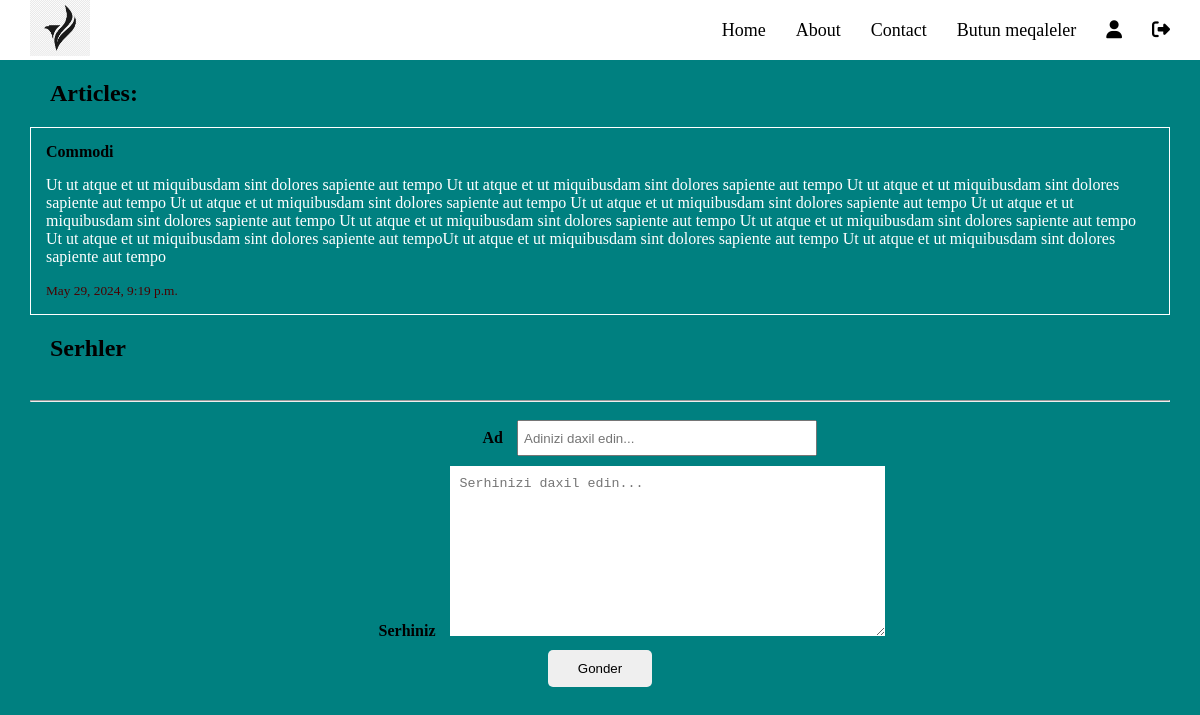
The app's page /article-detail/2 (signed in), older data.
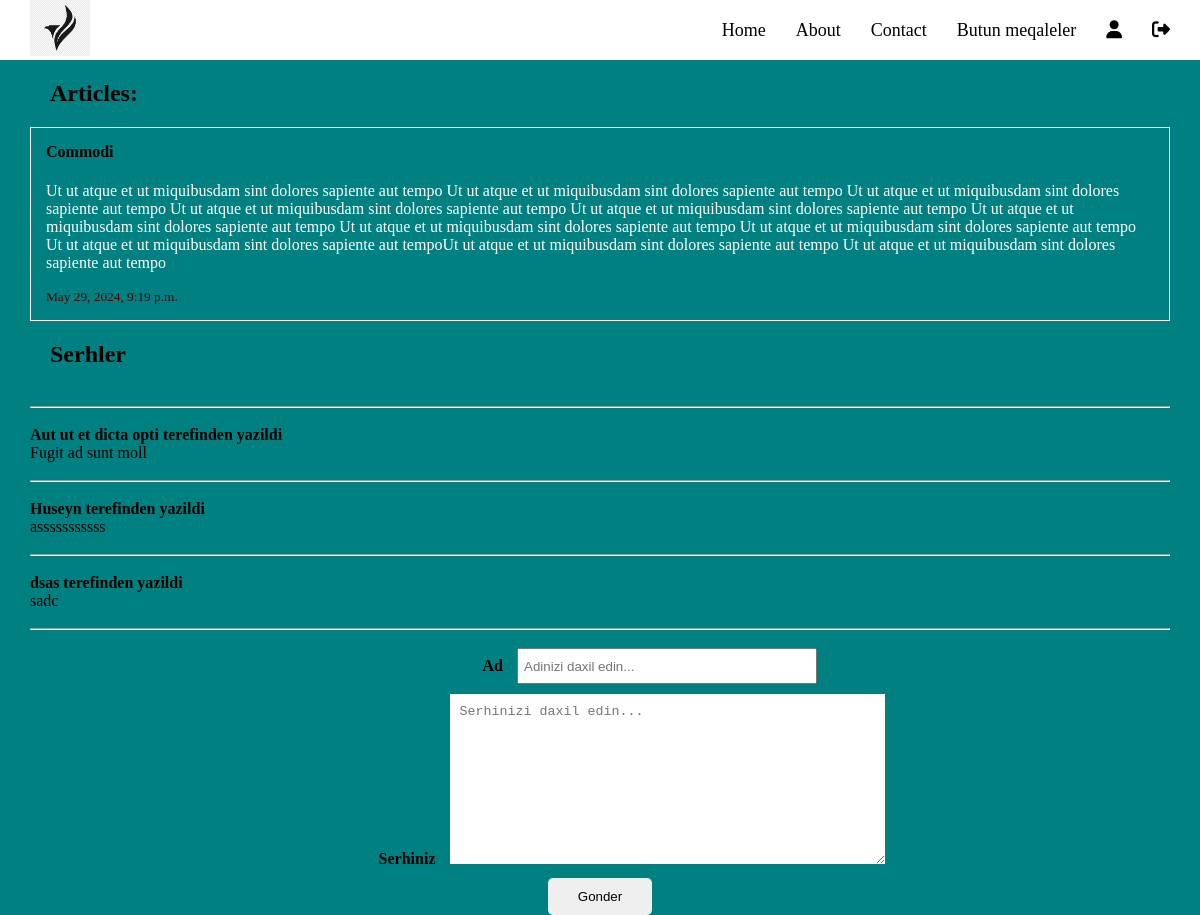
The same page, newer data.
### article/models.py (models this page shows, shortened)
class Article(models.Model):
    author = models.ForeignKey("auth.User", on_delete = models.CASCADE, verbose_name="Yazar")
    title = models.CharField(max_length=50, verbose_name="Basliq")
    content = RichTextUploadingField(verbose_name="Mezmun")
    created_date = models.DateTimeField(auto_now_add=True)
    image = models.FileField(upload_to="Article Image",blank=True, null=True, verbose_name="Sekil")

class Comment(models.Model):
    article = models.ForeignKey(Article, on_delete=models.CASCADE, verbose_name="Meqale", related_name="comments")
    comment_author = models.CharField(max_length=75, verbose_name="Ad")
    comment_content = models.TextField(verbose_name="Comment mezmunu")
    comment_date = models.DateTimeField(auto_now_add=True)

### article/views.py (the view)
# urls.py: path("article-detail/<int:id>", article__detail__view, name="article-detail"),
@login_required(login_url="account:login")
def article__detail__view(request, id):
    article = get_object_or_404(Article, id=id)
    comments = Comment.objects.filter(article=article)
    context = {"article": article, "comments": comments}
    return render(request, "article-detail.html", context)

### templates/article-detail.html (shortened to what this page needs)
{% extends "base.html" %}
{% block body %}
<div class="container">
    <div class="art-detail">
        <h2>Articles:</h2>
        <ul>
            <li>
                <h4> {{article.title}} </h4>
                <p> {{article.content|safe}} </p>
                <small> {{article.created_date}} </small>
            </li>
        </ul>
    </div>
    <div class="comments">
        <h2>Serhler</h2>
        <br>
        <hr>
        <br>
        {% if comments %}
            {% for comment in comments %}
                <div class="comment">
                    <h4>{{comment.comment_author}} terefinden yazildi</h4>
                    <p>{{comment.comment_content}}</p>
                </div>
                <br>
                <hr>
                <br>
            {% endfor %}
        {% endif %}
    </div>
    <div class="comment_form">
        <form action="{% url 'comment' article.id %}" method="post" class="register_form">
            <div class="form-group">
                <label for="comment_author">Ad</label>
                <input type="text" name="comment_author" placeholder="Adinizi daxil edin..." id="comment_author">
            </div>
            <div class="form-group">
                <label for="comment_content">Serhiniz</label>
                <textarea rows="10" cols="50" type="text" name="comment_content" placeholder="Serhinizi daxil edin..." id="comment_content"></textarea>
            </div>
            <button type="submit" class="register_btn">Gonder</button>
        </form>
    </div>
</div>
{% endblock body %}

### templates/base.html (shortened to what this page needs)
{% load static %}
<!DOCTYPE html>
<html lang="en">
<head>
    <link rel="stylesheet" href="{% static 'style.css' %}">
    <link rel="stylesheet" href="https://cdnjs.cloudflare.com/ajax/libs/font-awesome/6.5.2/css/all.min.css" />
</head>
<body>
   <div class="navbar">
    <div class="container">
        <div class="nav_logo">
            <img src="{% static 'logo.png' %}" alt=""/>
        </div>
        <div class="nav_links">
            <ul>
                <li><a href="{% url 'home' %}">Home</a></li>
                <li><a href="{% url 'about' %}">About</a></li>
                <li><a href="{% url 'contact' %}">Contact</a></li>
                {% if request.user.is_authenticated %}
                    <li> <a href="{% url 'articles' %}">Butun meqaleler</a></li>
                    <li> <a href="{% url 'dashboard' %}"><i class="fa-solid fa-user"></i></a></li>
                    <li><a href="{% url 'account:logout' %}"><i class="fa-solid fa-right-from-bracket"></i></a></li>
                {% else %}
                    <li><a href="{% url 'account:login' %}">Login</a></li>
                    <li><a href="{% url 'account:register' %}">Register</a></li>
                {% endif %}
            </ul>
        </div>
    </div>
   </div>
    {% block body %}{% endblock body %}
</body>
</html>

### static/style.css (style rules this page uses)
* { margin: 0; padding: 0; box-sizing: border-box; text-decoration: none; list-style: none; }
body { background-color: teal; }
.container { width: 1200px; max-width: 95%; margin: 0 auto; }
h2 { margin: 20px; }
.navbar { background-color: white; }
.navbar .container { display: flex; justify-content: space-between; align-items: center; }
.nav_logo img { width: 60px; }
.nav_links ul { display: flex; justify-content: center; align-items: center; gap: 30px; }
.nav_links ul a, .nav_links ul i { font-size: 18px; color: black; }
.art-detail ul { border: 1px solid white; padding: 15px; }
.art-detail h4, .art-detail p ,.art-detail small { margin-bottom: 15px; }
.art-detail p { color: white; }
.art-detail small { color: rgb(73, 0, 0); }
.register_form { text-align: center; }
.register_form .form-group label { display: inline-block; width: 120px; text-align: right; font-weight: bold; font-size: 16px; margin-right: 10px; }
.register_form .form-group textarea { padding: 10px; border: none; outline: none; }
.register_form .form-group input { padding: 0 5px; outline: none; width: 300px; height: 36px; }
.register_form .form-group { margin-bottom: 10px; }
.register_btn { padding: 11px 30px; cursor: pointer; border-radius: 5px; border: none; }

Row changes from the older to the newer data that the page shows:
added Comment: comment_author "Aut ut et dicta opti", comment_content "Fugit ad sunt moll"
added Comment: comment_author "Huseyn", comment_content "asssssssssss"
added Comment: comment_author "dsas", comment_content "sadc"
